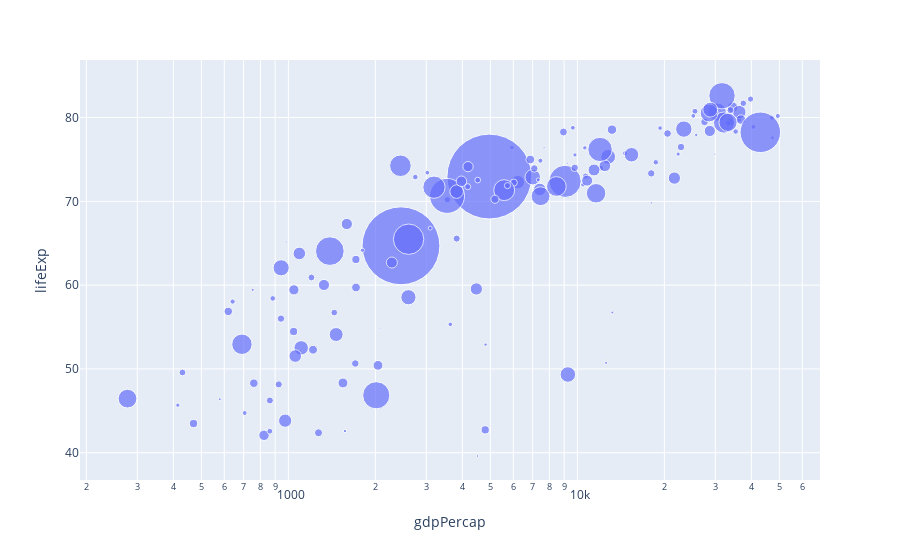

Notebook code for this chart:
### Code cell
## type your code ##
fig = px.scatter(data_frame=df_2007, x='gdpPercap', y='lifeExp', size='pop', size_max=60, log_x=True) # 버블 차트 그리기

fig.show()

### Figure 1 — Plotly figure (JSON) as saved in the notebook; plotly's stock layout.template omitted (floating-point values rounded to 4 significant figures; data arrays with more than 128 entries replaced by an {"elided": "..."} marker saying what was removed)
{"data": [{"hovertemplate": "gdpPercap=%{x}<br>lifeExp=%{y}<br>pop=%{marker.size}<extra></extra>", "legendgroup": "", "marker": {"color": "#636efa", "size": {"elided": "142 int values"}, "sizemode": "area", "sizeref": 366300.0, "symbol": "circle"}, "mode": "markers", "name": "", "orientation": "v", "showlegend": false, "type": "scatter", "x": {"elided": "142 float values"}, "xaxis": "x", "y": {"elided": "142 float values"}, "yaxis": "y"}], "layout": {"legend": {"itemsizing": "constant", "tracegroupgap": 0}, "margin": {"t": 60}, "xaxis": {"anchor": "y", "domain": [0, 1], "title": {"text": "gdpPercap"}, "type": "log"}, "yaxis": {"anchor": "x", "domain": [0, 1], "title": {"text": "lifeExp"}}}}
